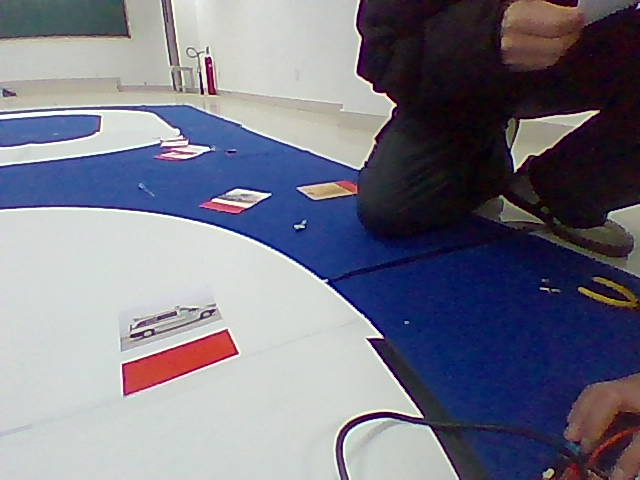
#> input picture png_smartcar/交通工具-直行/1-10.png, 640 x 480 px; its folder holds only this picture in this run
$ python detect_red.py
#> lines starting #> are read from the running program, lines starting #| are printed output that depends on the picture; after the words box and inside, x2 and y2 are one past the last pixel; in counts of white or black regions, pixels touching at a corner belong together
"""
A4纸红色区域检测与透视校正模块
=============================

通过检测图像中的红色区域来定位A4纸，并进行透视校正。

主要功能：
- 检测图像中的红色标记区域
- 根据红色区域计算A4纸的四个角点
- 进行透视变换，输出校正后的图像

使用方法：
    from preprocessing.detect_red import detect_a4_by_red

    # 基本用法
    result, warped = detect_a4_by_red("image.png")

    # 自定义参数
    result, warped = detect_a4_by_red(
        image_path="image.png",
        red_hsv_ranges=(
            np.array([0, 100, 100]),    # 红色范围1下限
            np.array([15, 255, 255]),   # 红色范围1上限
            np.array([150, 100, 100]), # 红色范围2下限
            np.array([180, 255, 255]), # 红色范围2上限
        ),
        center_ratio=0.5,       # 中心区域占比
        min_area=1000,          # 最小红色区域面积
        phys_width=12.0,        # A4纸宽度(cm)
        phys_img_height=12.0,    # 图像区域高度(cm)
        phys_red_height=5.0,    # 红色标记高度(cm)
    )
"""

import cv2
import numpy as np
from pathlib import Path
from typing import Optional, Tuple, List
from dataclasses import dataclass, field
from itertools import chain


@dataclass
class A4DetectionResult:
    """A4纸检测结果数据类"""

    success: bool
    tl: Optional[np.ndarray] = field(default=None)
    tr: Optional[np.ndarray] = field(default=None)
    br: Optional[np.ndarray] = field(default=None)
    bl: Optional[np.ndarray] = field(default=None)
    pt_top_left: Optional[Tuple[int, int]] = field(default=None)
    pt_top_right: Optional[Tuple[int, int]] = field(default=None)
    contour: Optional[np.ndarray] = field(default=None)
    message: Optional[str] = field(default=None)


def create_red_mask(
    hsv: np.ndarray,
    lower_red1: np.ndarray,
    upper_red1: np.ndarray,
    lower_red2: np.ndarray,
    upper_red2: np.ndarray,
) -> np.ndarray:
    """
    根据HSV颜色空间创建红色区域掩码。

    红色在HSV空间中分布在两端(0-15和150-180)，因此需要两个范围。

    参数:
        hsv: HSV颜色空间的图像
        lower_red1: 红色范围1的下限 (H, S, V)
        upper_red1: 红色范围1的上限 (H, S, V)
        lower_red2: 红色范围2的下限 (H, S, V)
        upper_red2: 红色范围2的上限 (H, S, V)

    返回:
        二值掩码图像，红色区域为白色(255)，其他区域为黑色(0)
    """
    mask1 = cv2.inRange(hsv, lower_red1, upper_red1)
    mask2 = cv2.inRange(hsv, lower_red2, upper_red2)
    return cv2.bitwise_or(mask1, mask2)


def apply_morphology(mask: np.ndarray, kernel_size: int = 3) -> np.ndarray:
    """
    对掩码图像进行形态学操作，去除噪声和填充空洞。

    操作流程:
        1. MORPH_CLOSE: 先膨胀后腐蚀，填充白色区域内部的小黑洞
        2. MORPH_OPEN: 先腐蚀后膨胀，去除白色区域边缘的细小噪点

    参数:
        mask: 输入的二值掩码图像
        kernel_size: 形态学操作的核大小，默认3x3

    返回:
        处理后的二值掩码图像
    """
    kernel = np.ones((kernel_size, kernel_size), np.uint8)
    mask = cv2.morphologyEx(mask, cv2.MORPH_CLOSE, kernel)
    mask = cv2.morphologyEx(mask, cv2.MORPH_OPEN, kernel)
    return mask


def filter_center_contours(
    contours: List,
    img_width: int,
    center_ratio: float = 0.5,
    min_area: float = 1000,
    min_width: int = 40,
    min_height: int = 20,
) -> List:
    """
    筛选位于图像中心区域的红色轮廓。

    筛选条件:
        - 轮廓中心X坐标位于图像中央的center_ratio范围内
        - 轮廓面积大于min_area
        - 轮廓宽高大于指定的最小值

    参数:
        contours: opencv找到的所有轮廓列表
        img_width: 原始图像宽度，用于计算中心区域范围
        center_ratio: 中心区域占图像宽度的比例，默认0.5表示中心50%区域
        min_area: 轮廓最小面积阈值，默认1000
        min_width: 轮廓最小宽度(像素)，默认40
        min_height: 轮廓最小高度(像素)，默认20

    返回:
        按面积降序排列的筛选后轮廓列表，每个元素为(轮廓, 面积, x, y, 宽, 高)
    """
    center_range = (
        (0.5 - center_ratio / 2) * img_width,
        (0.5 + center_ratio / 2) * img_width,
    )
    filtered = []
    for cnt in contours:
        area = cv2.contourArea(cnt)
        x, y, cw, ch = cv2.boundingRect(cnt)
        cnt_center_x = x + cw / 2
        if (
            center_range[0] < cnt_center_x < center_range[1]
            and area > min_area
            and cw > min_width
            and ch > min_height
        ):
            filtered.append((cnt, area, x, y, cw, ch))
    return sorted(filtered, key=lambda r: r[1], reverse=True)


def find_corner_points(
    points: np.ndarray,
) -> Tuple[np.ndarray, np.ndarray, np.ndarray, np.ndarray]:
    """
    从轮廓点集中找出四个角点(左上、右上、右下、左下)。

    算法原理:
        - 左上角: x+y 的值最小
        - 右下角: x+y 的值最大
        - 右上角: y-x 的值最小 (即 x-y 最大)
        - 左下角: y-x 的值最大 (即 x-y 最小)

    参数:
        points: 轮廓上所有点的坐标数组，形状为(N, 2)，每行是[x, y]

    返回:
        tl, tr, br, bl: 左上、右上、右下、左下四个角点的坐标
    """
    add = points.sum(axis=1)
    diff = np.diff(points, axis=1)
    tl = points[np.argmin(add)]
    br = points[np.argmax(add)]
    tr = points[np.argmin(diff)]
    bl = points[np.argmax(diff)]
    return tl, tr, br, bl


def draw_contour(
    result: np.ndarray,
    contour: np.ndarray,
    color: Tuple[int, int, int] = (255, 0, 0),
    thickness: int = 1,
) -> None:
    """
    在图像上绘制轮廓线。

    参数:
        result: 绘制目标图像
        contour: 要绘制的轮廓
        color: 轮廓颜色，默认蓝色(255, 0, 0)
        thickness: 线条粗细，默认1
    """
    cv2.drawContours(result, [contour], -1, color, thickness)


def draw_corner_points(
    result: np.ndarray,
    corners: List[np.ndarray],
    color: Tuple[int, int, int] = (0, 255, 0),
    radius: int = 1,
    thickness: int = -1,
) -> None:
    """
    在图像上绘制角点(圆点)。

    参数:
        result: 绘制目标图像
        corners: 角点坐标列表
        color: 圆点颜色，默认绿色(0, 255, 0)
        radius: 圆点半径，默认1
        thickness: 线条粗细，-1表示实心圆，默认实心
    """
    for point in corners:
        px, py = point.ravel()
        cv2.circle(result, (px, py), radius, color, thickness)


def extend_line(
    point1: np.ndarray,
    point2: np.ndarray,
    extend_length: float,
) -> Tuple[Tuple[int, int], Tuple[int, int]]:
    """
    计算线段的延长线两端点。

    以两点中点为起点，沿线段方向延长指定长度，返回延长线的两个端点。

    参数:
        point1: 线段第一个端点 [x, y]
        point2: 线段第二个端点 [x, y]
        extend_length: 延长长度(像素)，从线段中点向两侧各延伸的长度

    返回:
        延长线两个端点的坐标 (pt1, pt2)，每个是(int, int)元组
    """
    mid_x = (point1[0] + point2[0]) / 2
    mid_y = (point1[1] + point2[1]) / 2
    dir_x = point1[0] - point2[0]
    dir_y = point1[1] - point2[1]
    length = np.sqrt(dir_x**2 + dir_y**2)
    dir_x /= length
    dir_y /= length
    pt1 = (int(mid_x - dir_x * extend_length), int(mid_y - dir_y * extend_length))
    pt2 = (int(mid_x + dir_x * extend_length), int(mid_y + dir_y * extend_length))
    return pt1, pt2


def draw_extended_lines(
    result: np.ndarray,
    tl: np.ndarray,
    bl: np.ndarray,
    tr: np.ndarray,
    br: np.ndarray,
    extend_length: float = 500,
    color: Tuple[int, int, int] = (0, 255, 0),
    thickness: int = 1,
) -> None:
    """
    绘制左右两条延长线，用于辅助确定A4纸的边界。

    左侧线连接左上(TL)和左下(BL)角点，右侧线连接右上(TR)和右下(BR)角点。

    参数:
        result: 绘制目标图像
        tl: 左上角点坐标 [x, y]
        bl: 左下角点坐标 [x, y]
        tr: 右上角点坐标 [x, y]
        br: 右下角点坐标 [x, y]
        extend_length: 延长线从角点延伸的长度，默认500像素
        color: 线条颜色，默认绿色(0, 255, 0)
        thickness: 线条粗细，默认1
    """
    left_pt1, left_pt2 = extend_line(tl, bl, extend_length)
    right_pt1, right_pt2 = extend_line(tr, br, extend_length)
    cv2.line(result, left_pt1, left_pt2, color, thickness)
    cv2.line(result, right_pt1, right_pt2, color, thickness)


def compute_top_edge_points(
    src_pts: np.ndarray,
    phys_width: float,
    phys_img_height: float,
    phys_red_height: float,
) -> Tuple[np.ndarray, np.ndarray]:
    """
    根据透视变换关系计算A4纸顶部边缘的两个角点。

    利用已知的物理尺寸比例，通过透视变换矩阵推算出纸张顶边角点位置。

    物理坐标系假设:
        - 原点位于红色标记区域的左上角
        - X轴向右，Y轴向下
        - 红色区域: (0, img_height) 到 (width, img_height)
        - 红色区域下方: (0, img_height) 到 (width, img_height + red_height)

    参数:
        src_pts: 图像中红色区域四个角点的坐标 [[tl], [tr], [br], [bl]]
        phys_width: A4纸物理宽度，默认12cm
        phys_img_height: 红色标记区域上边缘的物理高度，默认12cm
        phys_red_height: 红色标记区域的物理高度，默认5cm

    返回:
        pt_top_left, pt_top_right: 纸张顶部边缘的左角点和右角点坐标
    """
    w, h_img, h_red = phys_width, phys_img_height, phys_red_height
    dst_pts = np.array(
        [[0, h_img], [w, h_img], [w, h_img + h_red], [0, h_img + h_red]],
        dtype=np.float32,
    )
    M = cv2.getPerspectiveTransform(dst_pts, src_pts)
    top_points_physical = np.array([[[0, 0], [w, 0]]], dtype=np.float32)
    top_points_image = cv2.perspectiveTransform(top_points_physical, M)[0]
    return tuple(top_points_image[0].astype(int)), tuple(
        top_points_image[1].astype(int)
    )


def draw_top_edge(
    result: np.ndarray,
    tl: np.ndarray,
    tr: np.ndarray,
    pt_top_left: Optional[Tuple[int, int]],
    pt_top_right: Optional[Tuple[int, int]],
    line_color: Tuple[int, int, int] = (0, 0, 255),
    corner_color: Tuple[int, int, int] = (0, 0, 255),
    thickness: int = 1,
    corner_radius: int = 2,
) -> None:
    """
    绘制A4纸顶部边缘线及其角点。

    绘制内容:
        1. 顶部边缘线(红色)
        2. 顶部左右两个角点(红色圆点)
        3. 连接红色区域角点与顶部角点的斜线(绿色)

    参数:
        result: 绘制目标图像
        tl: 红色区域左上角点 [x, y]
        tr: 红色区域右上角点 [x, y]
        pt_top_left: 计算出的纸张顶部左上角点 (x, y)
        pt_top_right: 计算出的纸张顶部右上角点 (x, y)
        line_color: 顶部边缘线颜色，默认红色(0, 0, 255)
        corner_color: 角点颜色，默认红色(0, 0, 255)
        thickness: 线条粗细，默认1
        corner_radius: 角点圆点半径，默认2
    """
    cv2.line(result, pt_top_left, pt_top_right, line_color, thickness)
    cv2.circle(result, pt_top_left, corner_radius, corner_color, -1)
    cv2.circle(result, pt_top_right, corner_radius, corner_color, -1)
    cv2.line(result, tuple(tl.astype(int)), pt_top_left, (0, 255, 0), thickness)
    cv2.line(result, tuple(tr.astype(int)), pt_top_right, (0, 255, 0), thickness)


def perspective_crop(
    img: np.ndarray,
    tl: np.ndarray,
    tr: np.ndarray,
    pt_top_left: Optional[Tuple[int, int]],
    pt_top_right: Optional[Tuple[int, int]],
) -> np.ndarray:
    """
    对图像进行透视变换，裁剪出校正后的A4纸区域。

    参数:
        img: 原始输入图像
        tl: 左上角点 [x, y]
        tr: 右上角点 [x, y]
        pt_top_left: 顶部左上角点 (x, y)
        pt_top_right: 顶部右上角点 (x, y)

    返回:
        透视变换后的图像，尺寸根据角点位置自动计算
    """
    src_quad = np.array([tl, tr, pt_top_right, pt_top_left], dtype=np.float32)
    width = int(np.linalg.norm(tr - tl))
    height = int(np.linalg.norm(pt_top_left - tl))
    dst_quad = np.array(
        [[0, 0], [width, 0], [width, height], [0, height]], dtype=np.float32
    )
    M_warp = cv2.getPerspectiveTransform(src_quad, dst_quad)
    return cv2.warpPerspective(img, M_warp, (width, height))


def detect_a4_points(
    img: np.ndarray,
    red_hsv_ranges: Optional[
        Tuple[np.ndarray, np.ndarray, np.ndarray, np.ndarray]
    ] = None,
    morphology_kernel_size: int = 3,
    center_ratio: float = 0.5,
    min_area: float = 1000,
    min_width: int = 40,
    min_height: int = 20,
    phys_width: float = 12.0,
    phys_img_height: float = 12.0,
    phys_red_height: float = 5.0,
) -> A4DetectionResult:
    """
    检测图像中的A4纸红色标记区域，找出关键角点。

    找点流程:
        1. 将图像转换为HSV颜色空间
        2. 创建红色区域掩码
        3. 形态学操作去除噪声
        4. 查找并筛选中心区域的红色轮廓
        5. 找出红色区域的四个角点
        6. 根据物理尺寸计算A4纸顶部边缘

    参数:
        img: 输入图像 (BGR格式)
        red_hsv_ranges: 红色HSV颜色范围，默认为标准红色范围
        morphology_kernel_size: 形态学操作核大小，默认3x3
        center_ratio: 中心区域占图像宽度的比例，默认0.5
        min_area: 红色轮廓最小面积，默认1000
        min_width: 红色轮廓最小宽度，默认40
        min_height: 红色轮廓最小高度，默认20
        phys_width: A4纸物理宽度(cm)，默认12.0cm
        phys_img_height: 图像区域物理高度，默认12.0cm
        phys_red_height: 红色标记条物理高度，默认5.0cm

    返回:
        A4DetectionResult: 包含检测结果的数据类
    """
    h, w = img.shape[:2]
    hsv = cv2.cvtColor(img, cv2.COLOR_BGR2HSV)

    if red_hsv_ranges is None:
        lower_red1 = np.array([0, 100, 100])
        upper_red1 = np.array([15, 255, 255])
        lower_red2 = np.array([150, 100, 100])
        upper_red2 = np.array([180, 255, 255])
    else:
        lower_red1, upper_red1, lower_red2, upper_red2 = red_hsv_ranges

    mask = create_red_mask(hsv, lower_red1, upper_red1, lower_red2, upper_red2)
    mask = apply_morphology(mask, morphology_kernel_size)
    contours, _ = cv2.findContours(mask, cv2.RETR_EXTERNAL, cv2.CHAIN_APPROX_SIMPLE)

    if not contours:
        return A4DetectionResult(success=False, message="No red region found")

    center_contours = filter_center_contours(
        contours, w, center_ratio, min_area, min_width, min_height
    )

    if not center_contours:
        return A4DetectionResult(success=False, message="No center red region found")

    best_cnt = center_contours[0][0]
    points = best_cnt.reshape(-1, 2)
    tl, tr, br, bl = find_corner_points(points)

    src_pts = np.array([tl, tr, br, bl], dtype=np.float32)
    pt_top_left, pt_top_right = compute_top_edge_points(
        src_pts, phys_width, phys_img_height, phys_red_height
    )

    return A4DetectionResult(
        success=True,
        tl=tl,
        tr=tr,
        br=br,
        bl=bl,
        pt_top_left=pt_top_left,
        pt_top_right=pt_top_right,
        contour=best_cnt,
    )


def visualize_detection(
    img: np.ndarray,
    detection: A4DetectionResult,
    extend_length: float = 500.0,
) -> np.ndarray:
    """
    根据检测结果在图像上绘制可视化信息。

    绘制内容:
        1. 红色区域轮廓
        2. 四个角点(圆点)
        3. 左右延长线
        4. 顶部边缘线及其角点
        5. 连接线(绿色)

    参数:
        img: 原始输入图像
        detection: A4DetectionResult检测结果
        extend_length: 延长线延伸长度，默认500像素

    返回:
        绘制了检测信息的图像副本
    """
    if not detection.success:
        return img.copy()

    result = img.copy()
    draw_contour(result, detection.contour)
    draw_corner_points(result, [detection.tl, detection.tr, detection.br, detection.bl])
    draw_extended_lines(
        result,
        detection.tl,
        detection.bl,
        detection.tr,
        detection.br,
        extend_length,
    )
    draw_top_edge(
        result,
        detection.tl,
        detection.tr,
        detection.pt_top_left,
        detection.pt_top_right,
    )
    return result


def detect_a4_by_red(
    image_path: str,
    red_hsv_ranges: Optional[
        Tuple[np.ndarray, np.ndarray, np.ndarray, np.ndarray]
    ] = None,
    morphology_kernel_size: int = 3,
    center_ratio: float = 0.5,
    min_area: float = 500,
    min_width: int = 20,
    min_height: int = 10,
    phys_width: float = 12.0,
    phys_img_height: float = 12.0,
    phys_red_height: float = 5.0,
    extend_length: float = 500.0,
    draw_result: bool = True,
) -> Optional[Tuple[np.ndarray, np.ndarray]]:
    """
    检测图像中的A4纸红色标记区域并进行透视校正。

    处理流程:
        1. 加载图像
        2. 调用detect_a4_points找点
        3. 调用visualize_detection画点线(可选)
        4. 进行透视变换，裁剪校正后的图像

    参数:
        image_path: 输入图像路径
        red_hsv_ranges: 红色HSV颜色范围
        morphology_kernel_size: 形态学操作核大小
        center_ratio: 中心区域占图像宽度的比例
        min_area: 红色轮廓最小面积
        min_width: 红色轮廓最小宽度
        min_height: 红色轮廓最小高度
        phys_width: A4纸物理宽度(cm)
        phys_img_height: 图像区域物理高度(cm)
        phys_red_height: 红色标记条物理高度(cm)
        extend_length: 延长线延伸长度(像素)
        draw_result: 是否绘制检测信息

    返回:
        如果成功检测:
            (result, warped) - 标注图像和透视校正后的图像
        如果检测失败:
            (原图, None) 如果 draw_result=True
            None 如果 draw_result=False
    """
    img = cv2.imread(str(image_path))
    if img is None:
        print(f"Failed to load {image_path}")
        return None

    detection = detect_a4_points(
        img,
        red_hsv_ranges=red_hsv_ranges,
        morphology_kernel_size=morphology_kernel_size,
        center_ratio=center_ratio,
        min_area=min_area,
        min_width=min_width,
        min_height=min_height,
        phys_width=phys_width,
        phys_img_height=phys_img_height,
        phys_red_height=phys_red_height,
    )

    if not detection.success:
        print(f"{Path(image_path).name}: {detection.message}")
        return (img, None) if draw_result else None

    if draw_result:
        result = visualize_detection(img, detection, extend_length)
    else:
        result = None

    warped = perspective_crop(
        img,
        detection.tl,
        detection.tr,
        detection.pt_top_left,
        detection.pt_top_right,
    )

    return result, warped


def main(
    input_dir: str = "png_smartcar",
    output_dir: str = "out",
    categories: Optional[List[str]] = ["交通工具-直行", "武器-左", "物资-右"],
) -> None:
    """
    批量处理目录中的图像，检测并校正A4纸区域。

    参数:
        input_dir: 输入图像目录路径，默认"png_smartcar"
        output_dir: 输出目录路径，默认"out"
        categories: 类别子目录列表，默认["交通工具-直行", "武器-左", "物资-右"]
    """
    input_path = Path(input_dir)
    out_path = Path(output_dir)
    out_path.mkdir(exist_ok=True)

    for category in categories or []:
        category_path = input_path / category
        if not category_path.exists():
            continue

        category_out = out_path / category
        category_out.mkdir(exist_ok=True)

        files = chain(
            category_path.glob("*.png"),
            category_path.glob("*.jpg"),
            category_path.glob("*.jpeg"),
        )
        for img_path in files:
            output_data = detect_a4_by_red(str(img_path))
#> in detect_a4_by_red, img is the input picture: shape (480, 640, 3); mean B, G, R 133.8, 118.6, 118.5
#> in create_red_mask, `mask1 = cv2.inRange(hsv, lower_red1, upper_red1)`:
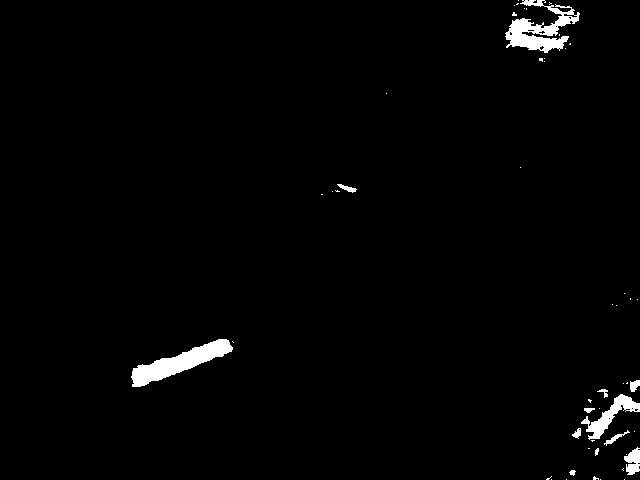
#> mask1: shape (480, 640); 1.7% white; 51 white regions (39 under 20 px), largest, box (x1, y1, x2, y2) and area: (131, 339, 233, 387) 1811, (505, 0, 580, 53) 1698, (581, 394, 640, 440) 804
#> in create_red_mask, `mask2 = cv2.inRange(hsv, lower_red2, upper_red2)`:
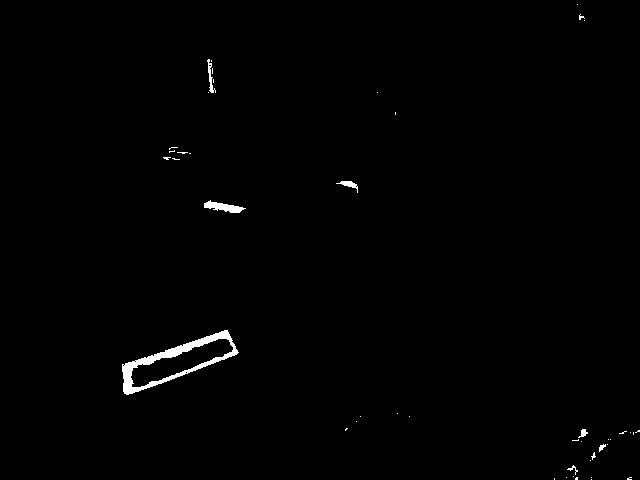
#> mask2: shape (480, 640); 0.75% white; 45 white regions (38 under 20 px), largest, box (x1, y1, x2, y2) and area: (122, 330, 239, 395) 1567, (204, 200, 246, 213) 268, (207, 59, 216, 93) 103
#> in create_red_mask, `return cv2.bitwise_or(mask1, mask2)`:
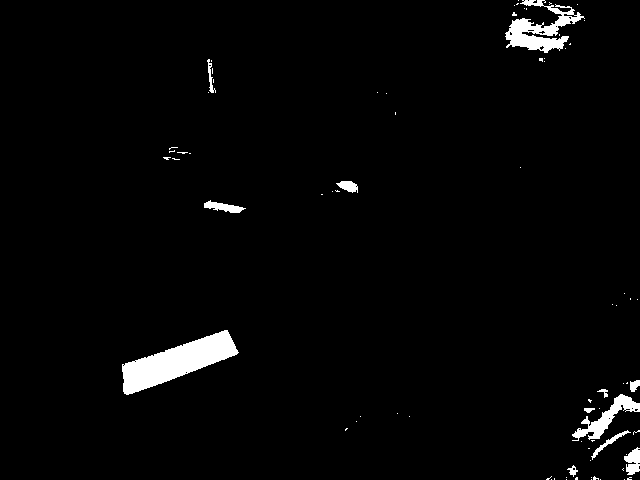
#> returned value: shape (480, 640); 2.4% white; 77 white regions (65 under 20 px), largest, box (x1, y1, x2, y2) and area: (122, 330, 239, 395) 3380, (505, 0, 585, 53) 1715, (572, 394, 640, 441) 913
#> in apply_morphology, `mask = cv2.morphologyEx(mask, cv2.MORPH_CLOSE, kernel)`:
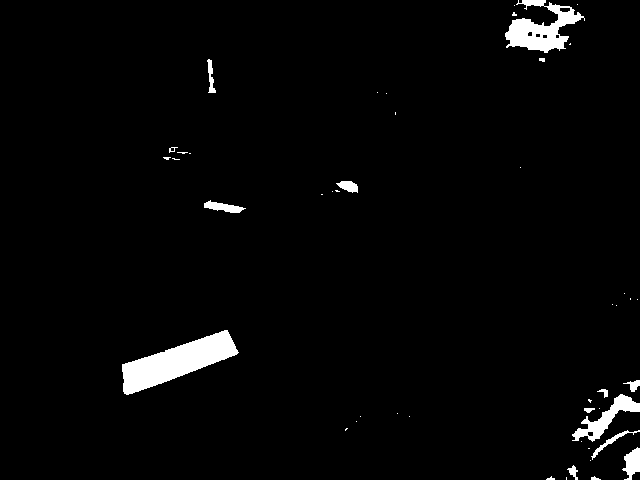
#> mask: shape (480, 640); 2.6% white; 47 white regions (31 under 20 px), largest, box (x1, y1, x2, y2) and area: (122, 330, 239, 395) 3387, (505, 0, 585, 53) 1970, (572, 394, 640, 442) 972
#> in apply_morphology, `mask = cv2.morphologyEx(mask, cv2.MORPH_OPEN, kernel)`:
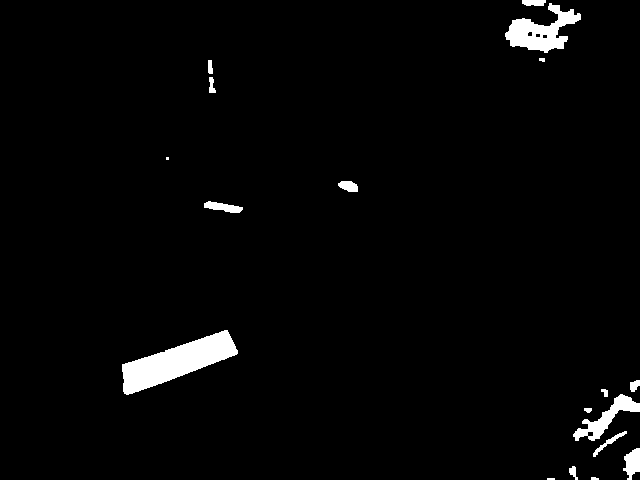
#> mask: shape (480, 640); 2.5% white; 18 white regions (2 under 20 px)
#> in detect_a4_points, `contours, _ = cv2.findContours(mask, cv2.RETR_EXTERNAL, cv2.CHAIN_APPR..`: contours = 18 contours, 4 with area under 20; largest, box (x1, y1, x2, y2) and area: (122, 330, 238, 395) 3250, (505, 3, 581, 53) 1662, (573, 394, 640, 441) 876, (623, 448, 640, 480) 314, (204, 201, 243, 213) 227
#> (the rest of the program and of its run is left out)
